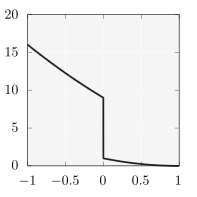

Write the gnuplot code that produced this figure.
set size square
unset key
set lmargin 2
set rmargin 1
set tmargin 1
set bmargin 2

set xtics 0.5
set ytics 5

# set format x "$%.1f$"
# set format y "$%.1f$"

plot 'schaffer2_1000_895_23.dat' u 1:2 w lines lw 5 lc rgb "#222222"
